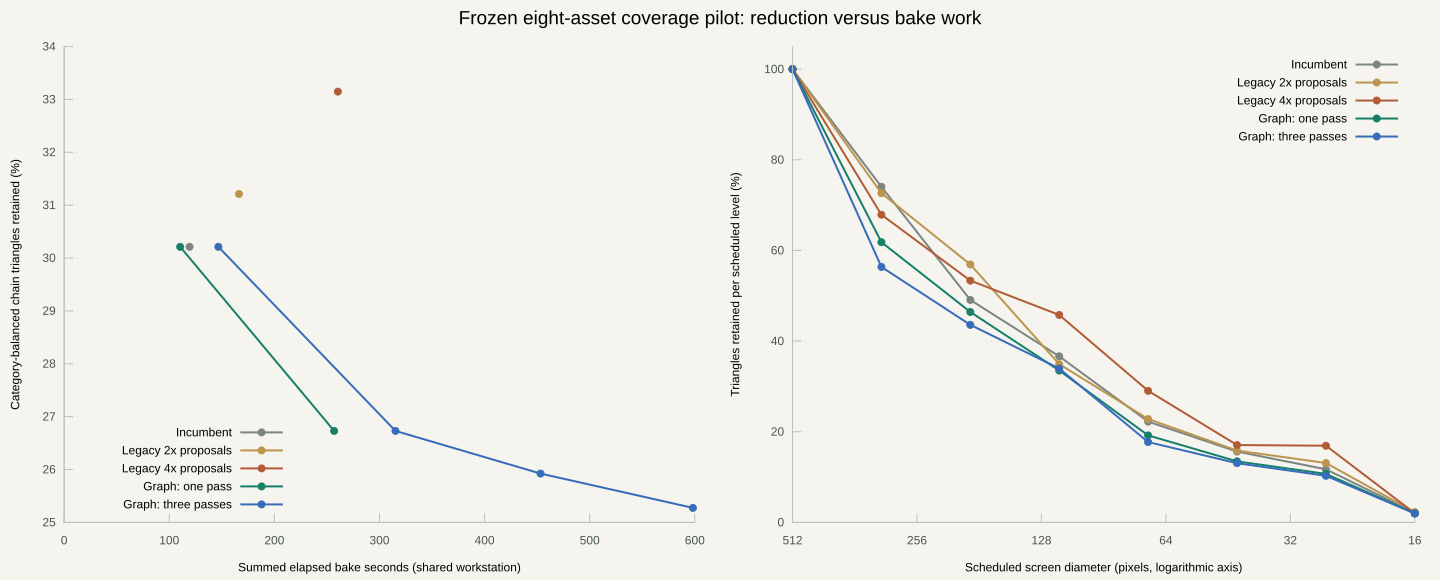

gnuplot code for this plot:
set terminal svg size 1440,580 font 'Arial,12' background rgb '#f5f4ef'
set output 'progress.svg'
set multiplot layout 1,2 title 'Frozen eight-asset coverage pilot: reduction versus bake work' font ',19'
set border 3 lc rgb '#b8c3bd'
set tics nomirror textcolor rgb '#48544e'
set grid ytics lc rgb '#dde2dd'
set key bottom left
set xlabel 'Summed elapsed bake seconds (shared workstation)'
set ylabel 'Category-balanced chain triangles retained (%)'
set xrange [0:*]
plot 'progress-baseline.dat' using 1:2 with linespoints lw 2 pt 7 ps .8 lc rgb '#7c8581' title 'Incumbent', \
'progress-legacy-2.dat' using 1:2 with linespoints lw 2 pt 7 ps .8 lc rgb '#bc954e' title 'Legacy 2x proposals', \
'progress-legacy-4.dat' using 1:2 with linespoints lw 2 pt 7 ps .8 lc rgb '#b25c36' title 'Legacy 4x proposals', \
'progress-graph-2.dat' using 1:2 with linespoints lw 2 pt 7 ps .8 lc rgb '#157f69' title 'Graph: one pass', \
'progress-graph-4.dat' using 1:2 with linespoints lw 2 pt 7 ps .8 lc rgb '#376cbb' title 'Graph: three passes'
set xlabel 'Scheduled screen diameter (pixels, logarithmic axis)'
set ylabel 'Triangles retained per scheduled level (%)'
set logscale x
set xrange [512:16]
set yrange [0:105]
set xtics (512,256,128,64,32,16)
set key top right
plot 'levels-baseline.dat' using 1:2 with linespoints lw 2 pt 7 ps .8 lc rgb '#7c8581' title 'Incumbent', \
'levels-legacy-2.dat' using 1:2 with linespoints lw 2 pt 7 ps .8 lc rgb '#bc954e' title 'Legacy 2x proposals', \
'levels-legacy-4.dat' using 1:2 with linespoints lw 2 pt 7 ps .8 lc rgb '#b25c36' title 'Legacy 4x proposals', \
'levels-graph-2.dat' using 1:2 with linespoints lw 2 pt 7 ps .8 lc rgb '#157f69' title 'Graph: one pass', \
'levels-graph-4.dat' using 1:2 with linespoints lw 2 pt 7 ps .8 lc rgb '#376cbb' title 'Graph: three passes'
unset multiplot
